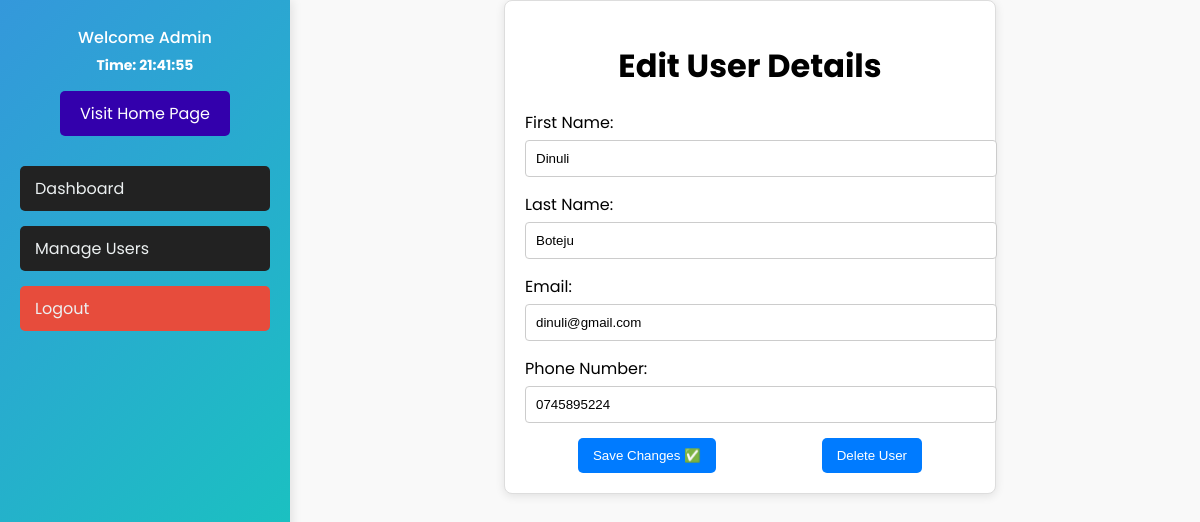
Screenshot of /account/admin/edit-user-shopmgr.php?username=dinuli (signed in) with the database file from the repository.
### tables this page shows
CREATE TABLE IF NOT EXISTS `shop_managers` (
  `manager_id` int NOT NULL AUTO_INCREMENT,
  `username` varchar(255) NOT NULL,
  `password_hash` varchar(255) NOT NULL,
  `created_at` timestamp NOT NULL DEFAULT CURRENT_TIMESTAMP,
  `first_name` varchar(100) NOT NULL,
  `last_name` varchar(100) NOT NULL,
  `phone_number` varchar(15) DEFAULT NULL,
  `email` varchar(255) NOT NULL,
  PRIMARY KEY (`manager_id`),
  UNIQUE KEY `username` (`username`),
  UNIQUE KEY `email` (`email`)
);

### account/admin/edit-user-shopmgr.php (the view, shortened to what this page needs)
<?php
include '../../global-assets/db.php';
if (isset($_GET['username'])) {
    $username = htmlspecialchars($_GET['username']);
        $query = "SELECT * FROM shop_managers WHERE username = ?";
    $stmt = $connection->prepare($query);
    $stmt->bind_param("s", $username);
    $stmt->execute();
    $result = $stmt->get_result();
    $user = $result->fetch_assoc();
} else {
    die("Username not provided.");
}
?>
<!DOCTYPE html>
<html lang="en">
<head>
    <link rel="stylesheet" href="../../css/admin-sidebar.css">
    <link rel="stylesheet" href="../../css/admin-panel.css">
</head>
<body>
    <div class="edit-user-container">
        <h1>Edit User Details</h1>
        <form method="POST" action="edit-user-shopmgr.php?username=<?php echo urlencode(htmlspecialchars($user['username'])); ?>">
            <div>
                <label>First Name:</label>
                <input type="text" name="first_name" value="<?php echo htmlspecialchars($user['first_name']); ?>" required>
            </div>
            <div>
                <label>Last Name:</label>
                <input type="text" name="last_name" value="<?php echo htmlspecialchars($user['last_name']); ?>" required>
            </div>
            <div>
                <label>Email:</label>
                <input type="email" name="email" value="<?php echo htmlspecialchars($user['email']); ?>" required>
            </div>
            <div>
                <label>Phone Number:</label>
                <input type="text" name="phone_number" value="<?php echo htmlspecialchars($user['phone_number']); ?>" required>
            </div>
            <div class="button-group">
                <button class="manage-btn" onclick="window.location.href='edit-user-shopmgr.php?username=<?php echo urlencode(htmlspecialchars($user['username'])); ?>'">Save Changes ✅</button>
                <button type="submit" name="delete_user" onclick="return confirm('Are you sure you want to delete this user?')">Delete User</button>
            </div>
        </form>
    </div>
</body>
</html>

### css/admin-sidebar.css (style rules this page uses)
body { font-family: "Poppins", sans-serif; font-weight: 400; font-style: normal; }
aside.sidebar { width: 250px; height: 100vh; background: linear-gradient(135deg, #3498DB, #11d0b7); color: #ECF0F1; padding: 20px; box-shadow: 2px 0 10px rgba(0, 0, 0, 0.1); position: fixed; top: 0; left: 0; }
.user-info { text-align: center; margin-bottom: 30px; }
.user-info p { margin: 5px 0; font-size: 16px; color: #ffffff; font-weight: 500; }
#system-time { font-weight: bold; font-size: 14px; color: #ffffff; }
.user-info a { display: inline-block; margin-top: 10px; padding: 10px 20px; background-color: #3300ac; color: white; text-decoration: none; border-radius: 5px; transition: background-color 0.3s ease; }
nav ul { list-style-type: none; padding: 0; }
nav ul li { margin-bottom: 15px; }
nav ul li a { display: block; padding: 10px 15px; font-size: 16px; color: #ECF0F1; text-decoration: none; background-color: #222222; border-radius: 5px; transition: background-color 0.3s ease; }
nav ul li:last-child a { background-color: #E74C3C; }

### css/admin-panel.css (style rules this page uses)
body { font-family: "Poppins", sans-serif; background-color: #f9f9f9; margin: 0; padding-left: 300px; }

### account/admin/edit-user-shopmgr.php (style rules this page uses)
.edit-user-container { width: 50%; margin: 0 auto; padding: 20px; border: 1px solid #ddd; border-radius: 8px; box-shadow: 0 2px 10px rgba(0, 0, 0, 0.1); background-color: #fff; }
h1 { text-align: center; margin-bottom: 20px; }
label { display: block; margin-bottom: 5px; }
input[type="text"], input[type="email"] { width: 100%; padding: 10px; margin-bottom: 15px; border: 1px solid #ccc; border-radius: 4px; }
.button-group { display: flex; justify-content: space-around; }
button { padding: 10px 15px; border: none; border-radius: 5px; cursor: pointer; background-color: #007BFF; color: white; transition: background-color 0.3s; }

### rows the page displays
shop_managers: first_name "Dinuli", last_name "Boteju", email "dinuli@gmail.com", phone_number "0745895224"
